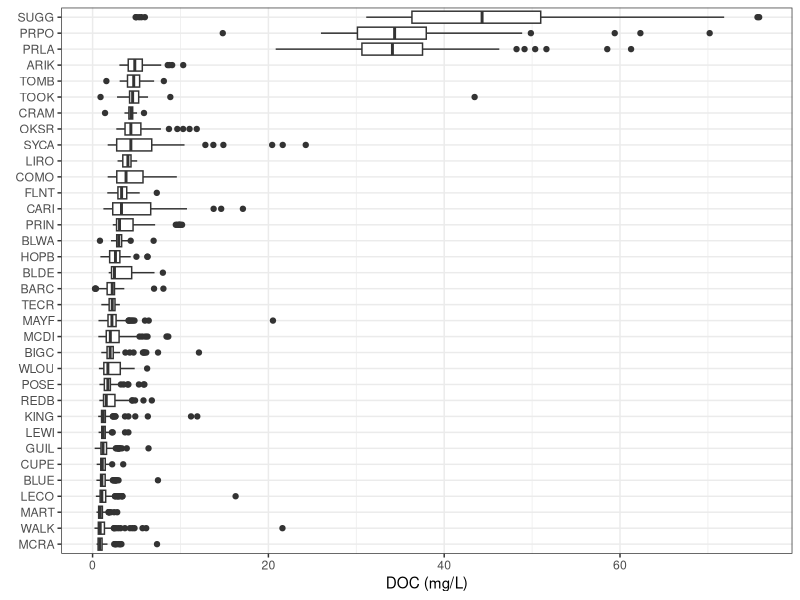
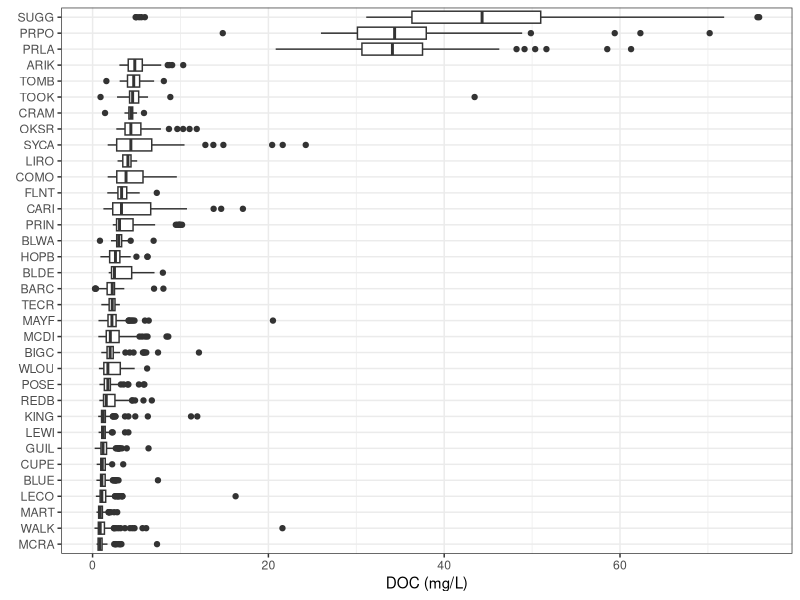

Here is the R script that generated these plots, in order: (Note: this script raises an error after producing the figures.)
# boxplots swchem by site
library(tidyverse)
library(colorspace)
library(lubridate)

doc_df <- read_csv('results/doc_all.csv')

doc_df %>%
  mutate(siteID = fct_reorder(siteID, .x = analyteConcentration, .fun = median, na.rm = TRUE)) %>%
  ggplot(aes(x = siteID, y = analyteConcentration)) +
  geom_boxplot() +
  theme_bw() +
  xlab(element_blank()) +
  ylab("DOC (mg/L)") +
  coord_flip()

ggsave('figs/doc-x-site.png')  

# time series with flight dates
sites_join_aop_dates <- read_csv('results/sites_join_aop_dates.csv')

doc_df %>%
  left_join(sites_x_aop, by = c("namedLocation", "siteID", "domainID" = "domanID")) %>%
  mutate(date = as_date(collectDate)) %>%
  ggplot(aes(x = date, y = analyteConcentration)) +
  geom_vline(data = sites_join_aop_dates, aes(xintercept = flightdate), col = "red") +
  geom_line(aes(col = sitetype)) + 
  geom_point(aes(fill = sitetype), pch = 21) +
  theme_bw() +
  xlab(element_blank()) +
  ylab("DOC (mg/L)") +
  expand_limits(y = 0) +
  theme(legend.position = "none") +
  scale_color_discrete_sequential("Batlow") +
  scale_fill_discrete_sequential("Batlow") +
  facet_wrap(vars(siteID), scales = "free_y")

ggsave('figs/doc-timeseries.png', height = 10, width = 18)  

tss_df <- read_csv('results/tss_all.csv')
# lots of 0s in tss data
tss_df %>%
  mutate(siteID = fct_reorder(siteID, .x = analyteConcentration, .fun = median, na.rm = TRUE)) %>%
  ggplot(aes(x = siteID, y = analyteConcentration)) +
  geom_boxplot() +
  theme_bw() +
  xlab(element_blank()) +
  ylab("TSS (mg/L) < 100") +
  # scale_y_log10() +
  ylim(0, 100) +
  coord_flip()

ggsave('figs/tss-x-site.png')  
